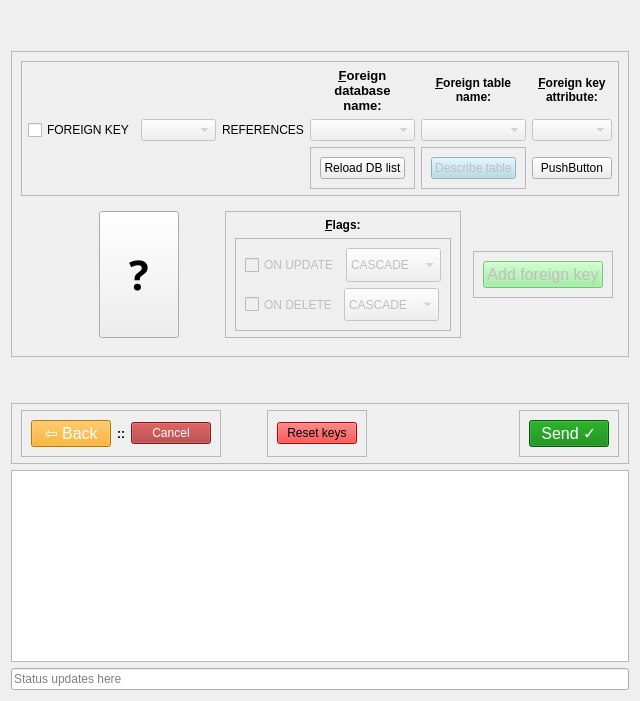
  <widget class="QWidget" name="page_3">
   <layout class="QVBoxLayout" name="verticalLayout_12">
    <item>
     <spacer name="verticalSpacer_8">
      <property name="sizePolicy">
       <sizepolicy hsizetype="Expanding" vsizetype="Expanding">
        <horstretch>0</horstretch>
        <verstretch>0</verstretch>
       </sizepolicy>
      </property>
      <property name="orientation">
       <enum>Qt::Vertical</enum>
      </property>
      <property name="sizeHint" stdset="0">
       <size>
        <width>20</width>
        <height>40</height>
       </size>
      </property>
     </spacer>
    </item>
    <item>
     <widget class="QFrame" name="frame_17">
      <property name="sizePolicy">
       <sizepolicy hsizetype="Expanding" vsizetype="Preferred">
        <horstretch>0</horstretch>
        <verstretch>0</verstretch>
       </sizepolicy>
      </property>
      <property name="frameShape">
       <enum>QFrame::StyledPanel</enum>
      </property>
      <property name="frameShadow">
       <enum>QFrame::Raised</enum>
      </property>
      <layout class="QVBoxLayout" name="verticalLayout_18">
       <item>
        <widget class="QFrame" name="gridFrame">
         <property name="sizePolicy">
          <sizepolicy hsizetype="Expanding" vsizetype="Preferred">
           <horstretch>0</horstretch>
           <verstretch>0</verstretch>
          </sizepolicy>
         </property>
         <property name="frameShape">
          <enum>QFrame::StyledPanel</enum>
         </property>
         <property name="frameShadow">
          <enum>QFrame::Raised</enum>
         </property>
         <layout class="QGridLayout" name="gridLayout_3">
          <property name="sizeConstraint">
           <enum>QLayout::SetDefaultConstraint</enum>
          </property>
          <property name="leftMargin">
           <number>6</number>
          </property>
          <property name="topMargin">
           <number>6</number>
          </property>
          <property name="rightMargin">
           <number>6</number>
          </property>
          <property name="bottomMargin">
           <number>6</number>
          </property>
          <item row="2" column="4">
           <widget class="QFrame" name="frame_19">
            <property name="frameShape">
             <enum>QFrame::StyledPanel</enum>
            </property>
            <property name="frameShadow">
             <enum>QFrame::Raised</enum>
            </property>
            <layout class="QHBoxLayout" name="horizontalLayout_4">
             <item>
              <widget class="QPushButton" name="describe_tbl_button_2">
               <property name="enabled">
                <bool>false</bool>
               </property>
               <property name="sizePolicy">
                <sizepolicy hsizetype="Preferred" vsizetype="Fixed">
                 <horstretch>0</horstretch>
                 <verstretch>0</verstretch>
                </sizepolicy>
               </property>
               <property name="styleSheet">
                <string notr="true">background-color: lightblue;</string>
               </property>
               <property name="text">
                <string>Describe table</string>
               </property>
              </widget>
             </item>
            </layout>
           </widget>
          </item>
          <item row="1" column="4">
           <widget class="QComboBox" name="ref_table_comboBox_2">
            <property name="enabled">
             <bool>false</bool>
            </property>
            <property name="sizePolicy">
             <sizepolicy hsizetype="Expanding" vsizetype="Fixed">
              <horstretch>1</horstretch>
              <verstretch>0</verstretch>
             </sizepolicy>
            </property>
           </widget>
          </item>
          <item row="1" column="2">
           <widget class="QLabel" name="references_label_2">
            <property name="sizePolicy">
             <sizepolicy hsizetype="Fixed" vsizetype="Expanding">
              <horstretch>0</horstretch>
              <verstretch>0</verstretch>
             </sizepolicy>
            </property>
            <property name="text">
             <string>REFERENCES</string>
            </property>
           </widget>
          </item>
          <item row="0" column="4">
           <widget class="QLabel" name="ref_table_lbl_2">
            <property name="sizePolicy">
             <sizepolicy hsizetype="Preferred" vsizetype="Preferred">
              <horstretch>0</horstretch>
              <verstretch>0</verstretch>
             </sizepolicy>
            </property>
            <property name="minimumSize">
             <size>
              <width>0</width>
              <height>0</height>
             </size>
            </property>
            <property name="font">
             <font>
              <weight>75</weight>
              <bold>true</bold>
             </font>
            </property>
            <property name="text">
             <string>&lt;u&gt;F&lt;/u&gt;oreign table&lt;br&gt;name:</string>
            </property>
            <property name="alignment">
             <set>Qt::AlignCenter</set>
            </property>
            <property name="wordWrap">
             <bool>true</bool>
            </property>
           </widget>
          </item>
          <item row="1" column="5">
           <widget class="QComboBox" name="ref_key_comboBox_2">
            <property name="enabled">
             <bool>false</bool>
            </property>
            <property name="sizePolicy">
             <sizepolicy hsizetype="Expanding" vsizetype="Fixed">
              <horstretch>1</horstretch>
              <verstretch>0</verstretch>
             </sizepolicy>
            </property>
           </widget>
          </item>
          <item row="1" column="0">
           <widget class="QCheckBox" name="foreign_key_checkBox_2">
            <property name="sizePolicy">
             <sizepolicy hsizetype="Fixed" vsizetype="Fixed">
              <horstretch>0</horstretch>
              <verstretch>0</verstretch>
             </sizepolicy>
            </property>
            <property name="text">
             <string>FOREIGN KEY</string>
            </property>
           </widget>
          </item>
          <item row="1" column="3">
           <widget class="QComboBox" name="ref_DB_comboBox_2">
            <property name="enabled">
             <bool>false</bool>
            </property>
            <property name="sizePolicy">
             <sizepolicy hsizetype="Expanding" vsizetype="Fixed">
              <horstretch>1</horstretch>
              <verstretch>0</verstretch>
             </sizepolicy>
            </property>
           </widget>
          </item>
          <item row="0" column="5">
           <widget class="QLabel" name="ref_key_lbl_2">
            <property name="sizePolicy">
             <sizepolicy hsizetype="Expanding" vsizetype="Preferred">
              <horstretch>0</horstretch>
              <verstretch>0</verstretch>
             </sizepolicy>
            </property>
            <property name="minimumSize">
             <size>
              <width>0</width>
              <height>0</height>
             </size>
            </property>
            <property name="font">
             <font>
              <weight>75</weight>
              <bold>true</bold>
             </font>
            </property>
            <property name="text">
             <string>&lt;u&gt;F&lt;/u&gt;oreign key&lt;br&gt;attribute:</string>
            </property>
            <property name="alignment">
             <set>Qt::AlignCenter</set>
            </property>
            <property name="wordWrap">
             <bool>true</bool>
            </property>
           </widget>
          </item>
          <item row="1" column="1">
           <widget class="QComboBox" name="foreign_key_combobox_2">
            <property name="enabled">
             <bool>false</bool>
            </property>
            <property name="sizePolicy">
             <sizepolicy hsizetype="Expanding" vsizetype="Fixed">
              <horstretch>1</horstretch>
              <verstretch>0</verstretch>
             </sizepolicy>
            </property>
           </widget>
          </item>
          <item row="0" column="3">
           <widget class="QLabel" name="ref_DB_lbl_2">
            <property name="sizePolicy">
             <sizepolicy hsizetype="Expanding" vsizetype="Preferred">
              <horstretch>0</horstretch>
              <verstretch>0</verstretch>
             </sizepolicy>
            </property>
            <property name="minimumSize">
             <size>
              <width>0</width>
              <height>0</height>
             </size>
            </property>
            <property name="font">
             <font>
              <pointsize>10</pointsize>
              <weight>75</weight>
              <bold>true</bold>
             </font>
            </property>
            <property name="text">
             <string>&lt;html&gt;&lt;head/&gt;&lt;body&gt;&lt;p&gt;&lt;span style=&quot; text-decoration: underline;&quot;&gt;F&lt;/span&gt;oreign database&lt;br&gt;name:&lt;/p&gt;&lt;/body&gt;&lt;/html&gt;</string>
            </property>
            <property name="alignment">
             <set>Qt::AlignCenter</set>
            </property>
            <property name="wordWrap">
             <bool>true</bool>
            </property>
           </widget>
          </item>
          <item row="2" column="3">
           <widget class="QFrame" name="frame_18">
            <property name="frameShape">
             <enum>QFrame::StyledPanel</enum>
            </property>
            <property name="frameShadow">
             <enum>QFrame::Raised</enum>
            </property>
            <layout class="QHBoxLayout" name="horizontalLayout_20">
             <item>
              <widget class="QPushButton" name="reload_con_button_2">
               <property name="sizePolicy">
                <sizepolicy hsizetype="Preferred" vsizetype="Fixed">
                 <horstretch>0</horstretch>
                 <verstretch>0</verstretch>
                </sizepolicy>
               </property>
               <property name="text">
                <string>Reload DB list</string>
               </property>
              </widget>
             </item>
            </layout>
           </widget>
          </item>
          <item row="2" column="5">
           <widget class="QPushButton" name="pushButton">
            <property name="text">
             <string>PushButton</string>
            </property>
           </widget>
          </item>
         </layout>
        </widget>
       </item>
       <item>
        <layout class="QHBoxLayout" name="horizontalLayout_13">
         <property name="topMargin">
          <number>9</number>
         </property>
         <property name="bottomMargin">
          <number>9</number>
         </property>
         <item>
          <spacer name="horizontalSpacer_13">
           <property name="orientation">
            <enum>Qt::Horizontal</enum>
           </property>
           <property name="sizeType">
            <enum>QSizePolicy::Expanding</enum>
           </property>
           <property name="sizeHint" stdset="0">
            <size>
             <width>40</width>
             <height>20</height>
            </size>
           </property>
          </spacer>
         </item>
         <item>
          <widget class="QPushButton" name="help_button_2">
           <property name="enabled">
            <bool>true</bool>
           </property>
           <property name="sizePolicy">
            <sizepolicy hsizetype="Expanding" vsizetype="Expanding">
             <horstretch>0</horstretch>
             <verstretch>0</verstretch>
            </sizepolicy>
           </property>
           <property name="font">
            <font>
             <family>Noto Sans Adlam</family>
             <pointsize>31</pointsize>
             <weight>75</weight>
             <italic>false</italic>
             <bold>true</bold>
            </font>
           </property>
           <property name="cursor">
            <cursorShape>WhatsThisCursor</cursorShape>
           </property>
           <property name="toolTip">
            <string>&lt;font style=color:gray;&gt;Search function.
Disabled until some text
will be entered or some file opened.&lt;/font&gt;</string>
           </property>
           <property name="text">
            <string>?</string>
           </property>
          </widget>
         </item>
         <item>
          <spacer name="horizontalSpacer_5">
           <property name="orientation">
            <enum>Qt::Horizontal</enum>
           </property>
           <property name="sizeType">
            <enum>QSizePolicy::Preferred</enum>
           </property>
           <property name="sizeHint" stdset="0">
            <size>
             <width>40</width>
             <height>20</height>
            </size>
           </property>
          </spacer>
         </item>
         <item>
          <widget class="QFrame" name="frame4">
           <property name="sizePolicy">
            <sizepolicy hsizetype="Fixed" vsizetype="Expanding">
             <horstretch>0</horstretch>
             <verstretch>0</verstretch>
            </sizepolicy>
           </property>
           <property name="frameShape">
            <enum>QFrame::StyledPanel</enum>
           </property>
           <property name="frameShadow">
            <enum>QFrame::Raised</enum>
           </property>
           <layout class="QVBoxLayout" name="verticalLayout_11">
            <property name="topMargin">
             <number>6</number>
            </property>
            <property name="bottomMargin">
             <number>6</number>
            </property>
            <item>
             <widget class="QLabel" name="label_5">
              <property name="font">
               <font>
                <weight>75</weight>
                <bold>true</bold>
               </font>
              </property>
              <property name="text">
               <string>&lt;u&gt;F&lt;/u&gt;lags:</string>
              </property>
              <property name="alignment">
               <set>Qt::AlignCenter</set>
              </property>
             </widget>
            </item>
            <item>
             <widget class="QFrame" name="frame_9">
              <property name="sizePolicy">
               <sizepolicy hsizetype="Fixed" vsizetype="Expanding">
                <horstretch>0</horstretch>
                <verstretch>0</verstretch>
               </sizepolicy>
              </property>
              <property name="frameShape">
               <enum>QFrame::StyledPanel</enum>
              </property>
              <property name="frameShadow">
               <enum>QFrame::Raised</enum>
              </property>
              <layout class="QVBoxLayout" name="verticalLayout_13">
               <item>
                <layout class="QHBoxLayout" name="onUpdateLayout_2">
                 <item>
                  <widget class="QCheckBox" name="on_update_checkBox_2">
                   <property name="enabled">
                    <bool>false</bool>
                   </property>
                   <property name="sizePolicy">
                    <sizepolicy hsizetype="Fixed" vsizetype="Expanding">
                     <horstretch>0</horstretch>
                     <verstretch>0</verstretch>
                    </sizepolicy>
                   </property>
                   <property name="text">
                    <string>ON UPDATE</string>
                   </property>
                  </widget>
                 </item>
                 <item>
                  <widget class="QComboBox" name="onUpdate_comboBox_2">
                   <property name="enabled">
                    <bool>false</bool>
                   </property>
                   <property name="sizePolicy">
                    <sizepolicy hsizetype="Fixed" vsizetype="Expanding">
                     <horstretch>0</horstretch>
                     <verstretch>0</verstretch>
                    </sizepolicy>
                   </property>
                   <item>
                    <property name="text">
                     <string extracomment="Delete or update the row from the parent table and automatically delete or update the matching rows in the child table. Both ON DELETE CASCADE and ON UPDATE CASCADE are supported. Between two tables, do not define several ON UPDATE CASCADE clauses that act on the same column in the parent table or in the child table. ">CASCADE</string>
                    </property>
                   </item>
                   <item>
                    <property name="text">
                     <string extracomment="Delete or update the row from the parent table and set the foreign key column or columns in the child table to NULL. Both ON DELETE SET NULL and ON UPDATE SET NULL clauses are supported. ">SET NULL</string>
                    </property>
                   </item>
                   <item>
                    <property name="text">
                     <string extracomment="Rejects the delete or update operation for the parent table. Specifying RESTRICT (or NO ACTION) is the same as omitting the ON DELETE or ON UPDATE clause. ">RESTRICT</string>
                    </property>
                   </item>
                   <item>
                    <property name="text">
                     <string extracomment="A keyword from standard SQL. For InnoDB, this is equivalent to RESTRICT; the delete or update operation for the parent table is immediately rejected if there is a related foreign key value in the referenced table. NDB supports deferred checks, and NO ACTION specifies a deferred check; when this is used, constraint checks are not performed until commit time. Note that for NDB tables, this causes all foreign key checks made for both parent and child tables to be deferred. ">NO ACTION</string>
                    </property>
                   </item>
                  </widget>
                 </item>
                </layout>
               </item>
               <item>
                <layout class="QHBoxLayout" name="onDeleteLayout_2">
                 <item>
                  <widget class="QCheckBox" name="on_delete_checkBox_2">
                   <property name="enabled">
                    <bool>false</bool>
                   </property>
                   <property name="sizePolicy">
                    <sizepolicy hsizetype="Fixed" vsizetype="Expanding">
                     <horstretch>0</horstretch>
                     <verstretch>0</verstretch>
                    </sizepolicy>
                   </property>
                   <property name="text">
                    <string>ON DELETE</string>
                   </property>
                  </widget>
                 </item>
                 <item>
                  <widget class="QComboBox" name="onDelete_comboBox_2">
                   <property name="enabled">
                    <bool>false</bool>
                   </property>
                   <property name="sizePolicy">
                    <sizepolicy hsizetype="Fixed" vsizetype="Expanding">
                     <horstretch>0</horstretch>
                     <verstretch>0</verstretch>
                    </sizepolicy>
                   </property>
                   <item>
                    <property name="text">
                     <string extracomment="Delete or update the row from the parent table and automatically delete or update the matching rows in the child table. Both ON DELETE CASCADE and ON UPDATE CASCADE are supported. Between two tables, do not define several ON UPDATE CASCADE clauses that act on the same column in the parent table or in the child table. ">CASCADE</string>
                    </property>
                   </item>
                   <item>
                    <property name="text">
                     <string extracomment="Delete or update the row from the parent table and set the foreign key column or columns in the child table to NULL. Both ON DELETE SET NULL and ON UPDATE SET NULL clauses are supported. ">SET NULL</string>
                    </property>
                   </item>
                   <item>
                    <property name="text">
                     <string extracomment="Rejects the delete or update operation for the parent table. Specifying RESTRICT (or NO ACTION) is the same as omitting the ON DELETE or ON UPDATE clause. ">RESTRICT</string>
                    </property>
                   </item>
                   <item>
                    <property name="text">
                     <string extracomment="A keyword from standard SQL. For InnoDB, this is equivalent to RESTRICT; the delete or update operation for the parent table is immediately rejected if there is a related foreign key value in the referenced table. NDB supports deferred checks, and NO ACTION specifies a deferred check; when this is used, constraint checks are not performed until commit time. Note that for NDB tables, this causes all foreign key checks made for both parent and child tables to be deferred. ">NO ACTION</string>
                    </property>
                   </item>
                  </widget>
                 </item>
                </layout>
               </item>
              </layout>
             </widget>
            </item>
           </layout>
          </widget>
         </item>
         <item>
          <layout class="QVBoxLayout" name="verticalLayout_17">
           <property name="leftMargin">
            <number>6</number>
           </property>
           <property name="rightMargin">
            <number>6</number>
           </property>
           <item>
            <spacer name="verticalSpacer_9">
             <property name="orientation">
              <enum>Qt::Vertical</enum>
             </property>
             <property name="sizeHint" stdset="0">
              <size>
               <width>20</width>
               <height>40</height>
              </size>
             </property>
            </spacer>
           </item>
           <item>
            <widget class="QFrame" name="frame_16">
             <property name="frameShape">
              <enum>QFrame::StyledPanel</enum>
             </property>
             <property name="frameShadow">
              <enum>QFrame::Raised</enum>
             </property>
             <layout class="QVBoxLayout" name="verticalLayout_16">
              <item>
               <widget class="QPushButton" name="plus_button_2">
                <property name="enabled">
                 <bool>false</bool>
                </property>
                <property name="sizePolicy">
                 <sizepolicy hsizetype="Preferred" vsizetype="Preferred">
                  <horstretch>0</horstretch>
                  <verstretch>0</verstretch>
                 </sizepolicy>
                </property>
                <property name="font">
                 <font>
                  <pointsize>12</pointsize>
                 </font>
                </property>
                <property name="styleSheet">
                 <string notr="true">background-color: lightgreen;</string>
                </property>
                <property name="text">
                 <string>Add foreign key</string>
                </property>
               </widget>
              </item>
             </layout>
            </widget>
           </item>
           <item>
            <spacer name="verticalSpacer_10">
             <property name="orientation">
              <enum>Qt::Vertical</enum>
             </property>
             <property name="sizeHint" stdset="0">
              <size>
               <width>20</width>
               <height>40</height>
              </size>
             </property>
            </spacer>
           </item>
          </layout>
         </item>
        </layout>
       </item>
      </layout>
     </widget>
    </item>
    <item>
     <spacer name="verticalSpacer">
      <property name="orientation">
       <enum>Qt::Vertical</enum>
      </property>
      <property name="sizeType">
       <enum>QSizePolicy::Expanding</enum>
      </property>
      <property name="sizeHint" stdset="0">
       <size>
        <width>20</width>
        <height>40</height>
       </size>
      </property>
     </spacer>
    </item>
    <item>
     <widget class="QFrame" name="frame_12">
      <property name="frameShape">
       <enum>QFrame::StyledPanel</enum>
      </property>
      <property name="frameShadow">
       <enum>QFrame::Raised</enum>
      </property>
      <layout class="QHBoxLayout" name="horizontalLayout_5">
       <property name="topMargin">
        <number>6</number>
       </property>
       <property name="bottomMargin">
        <number>6</number>
       </property>
       <item>
        <widget class="QFrame" name="frame_10">
         <property name="frameShape">
          <enum>QFrame::StyledPanel</enum>
         </property>
         <property name="frameShadow">
          <enum>QFrame::Raised</enum>
         </property>
         <layout class="QHBoxLayout" name="horizontalLayout_18">
          <item>
           <widget class="QPushButton" name="back_button_2">
            <property name="font">
             <font>
              <pointsize>12</pointsize>
             </font>
            </property>
            <property name="styleSheet">
             <string notr="true">background-color: orange; color:white;</string>
            </property>
            <property name="text">
             <string>⇦ Back</string>
            </property>
           </widget>
          </item>
          <item>
           <widget class="QLabel" name="label_4">
            <property name="font">
             <font>
              <weight>75</weight>
              <bold>true</bold>
             </font>
            </property>
            <property name="text">
             <string>::</string>
            </property>
            <property name="alignment">
             <set>Qt::AlignCenter</set>
            </property>
           </widget>
          </item>
          <item>
           <widget class="QPushButton" name="cancel_2">
            <property name="styleSheet">
             <string notr="true">background-color: brown; color:white;</string>
            </property>
            <property name="text">
             <string>Cancel</string>
            </property>
           </widget>
          </item>
         </layout>
        </widget>
       </item>
       <item>
        <spacer name="horizontalSpacer_4">
         <property name="orientation">
          <enum>Qt::Horizontal</enum>
         </property>
         <property name="sizeType">
          <enum>QSizePolicy::Preferred</enum>
         </property>
         <property name="sizeHint" stdset="0">
          <size>
           <width>40</width>
           <height>20</height>
          </size>
         </property>
        </spacer>
       </item>
       <item>
        <widget class="QFrame" name="frame_13">
         <property name="frameShape">
          <enum>QFrame::StyledPanel</enum>
         </property>
         <property name="frameShadow">
          <enum>QFrame::Raised</enum>
         </property>
         <layout class="QHBoxLayout" name="horizontalLayout_7">
          <item>
           <widget class="QPushButton" name="reset_button_2">
            <property name="sizePolicy">
             <sizepolicy hsizetype="Preferred" vsizetype="Fixed">
              <horstretch>0</horstretch>
              <verstretch>0</verstretch>
             </sizepolicy>
            </property>
            <property name="styleSheet">
             <string notr="true">background-color:red;</string>
            </property>
            <property name="text">
             <string>Reset keys</string>
            </property>
           </widget>
          </item>
         </layout>
        </widget>
       </item>
       <item>
        <spacer name="horizontalSpacer_3">
         <property name="orientation">
          <enum>Qt::Horizontal</enum>
         </property>
         <property name="sizeHint" stdset="0">
          <size>
           <width>40</width>
           <height>20</height>
          </size>
         </property>
        </spacer>
       </item>
       <item>
        <widget class="QFrame" name="frame_11">
         <property name="frameShape">
          <enum>QFrame::StyledPanel</enum>
         </property>
         <property name="frameShadow">
          <enum>QFrame::Raised</enum>
         </property>
         <layout class="QHBoxLayout" name="horizontalLayout_19">
          <item>
           <widget class="QPushButton" name="send_button">
            <property name="font">
             <font>
              <pointsize>12</pointsize>
             </font>
            </property>
            <property name="styleSheet">
             <string notr="true">background-color: green; color:white;</string>
            </property>
            <property name="text">
             <string>Send ✓</string>
            </property>
           </widget>
          </item>
         </layout>
        </widget>
       </item>
      </layout>
     </widget>
    </item>
    <item>
     <widget class="QPlainTextEdit" name="plainTextEdit_2">
      <property name="plainText">
       <string/>
      </property>
      <property name="placeholderText">
       <string>Text</string>
      </property>
     </widget>
    </item>
    <item>
     <widget class="QLineEdit" name="statusLine_2">
      <property name="readOnly">
       <bool>false</bool>
      </property>
      <property name="placeholderText">
       <string>Status updates here</string>
      </property>
     </widget>
    </item>
   </layout>
  </widget>
